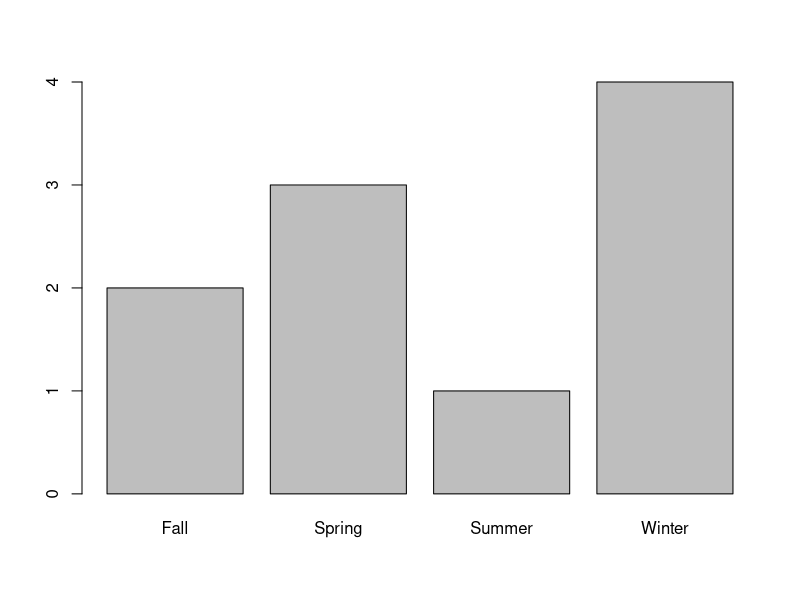
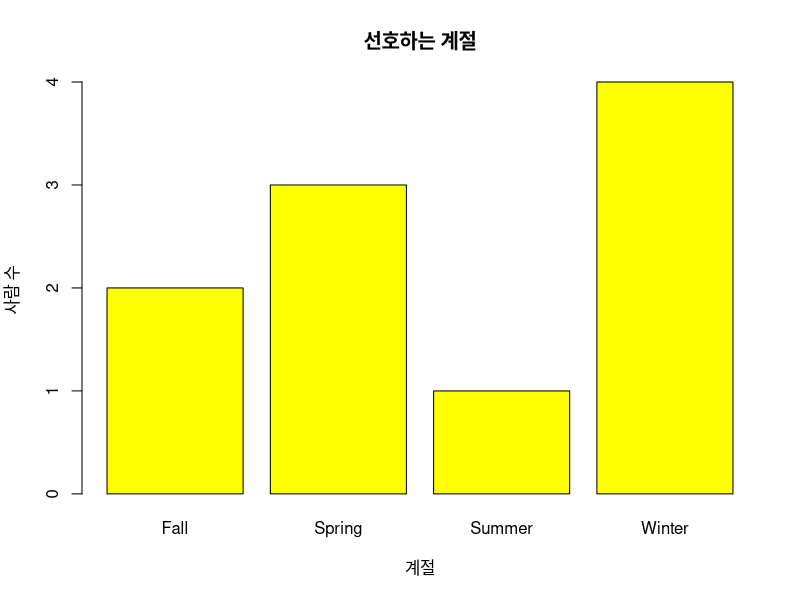
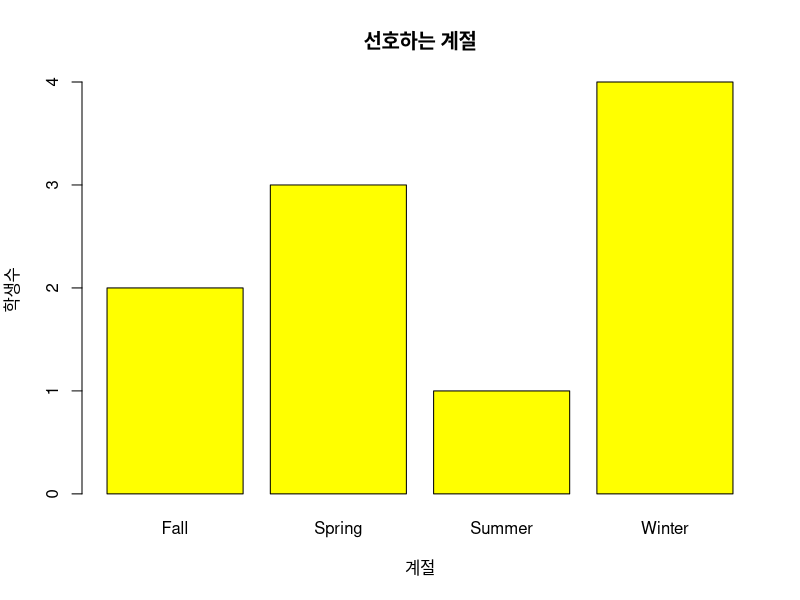
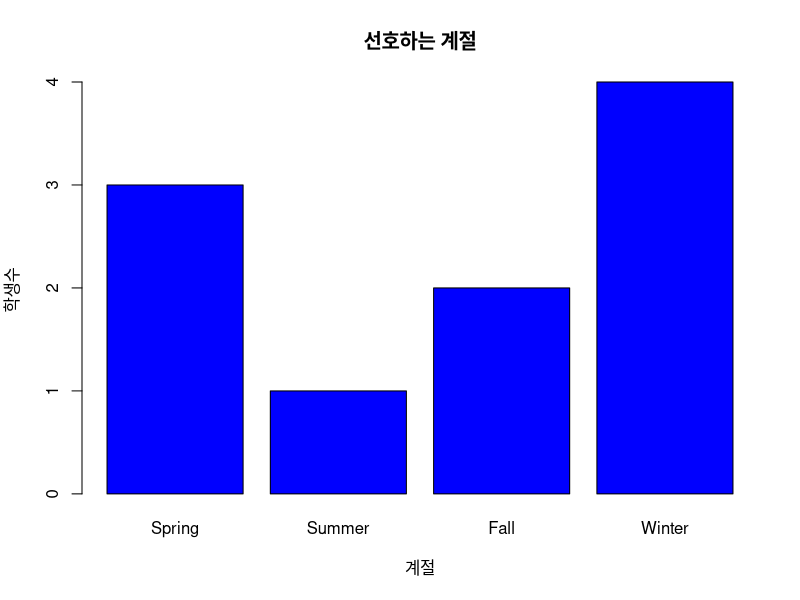
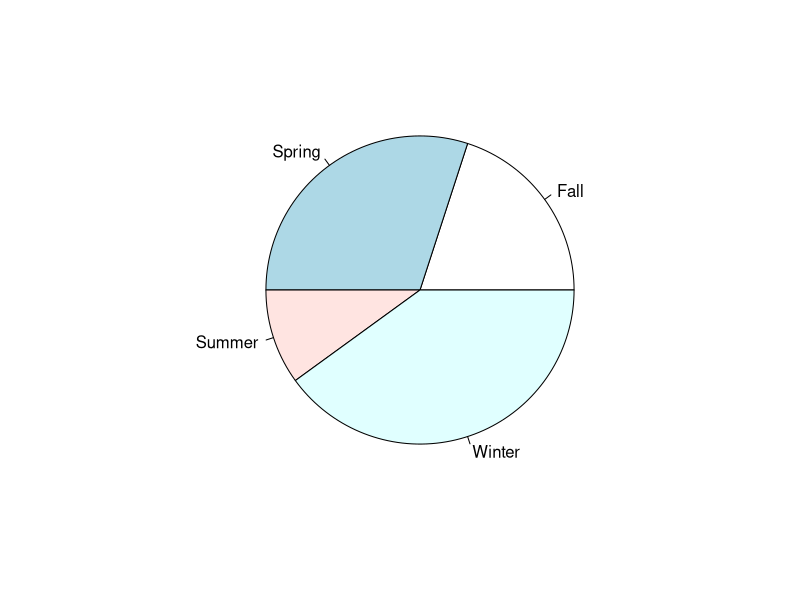
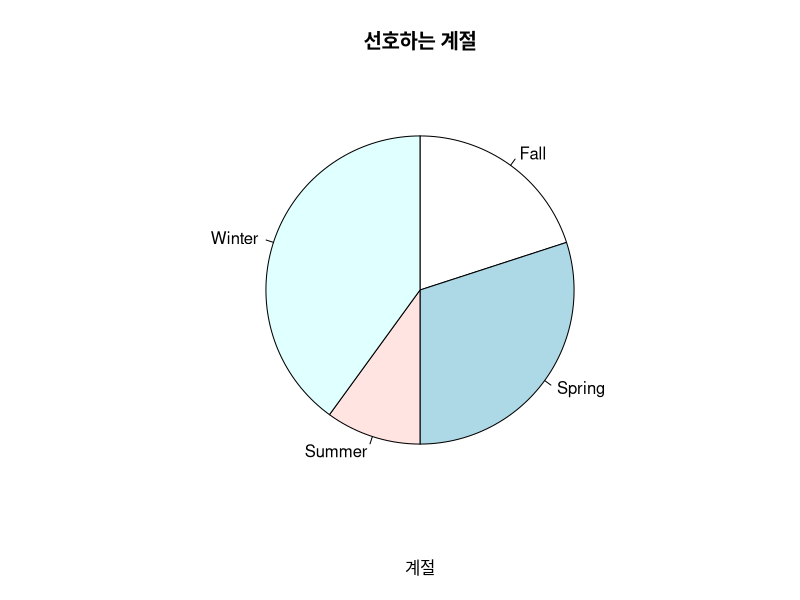
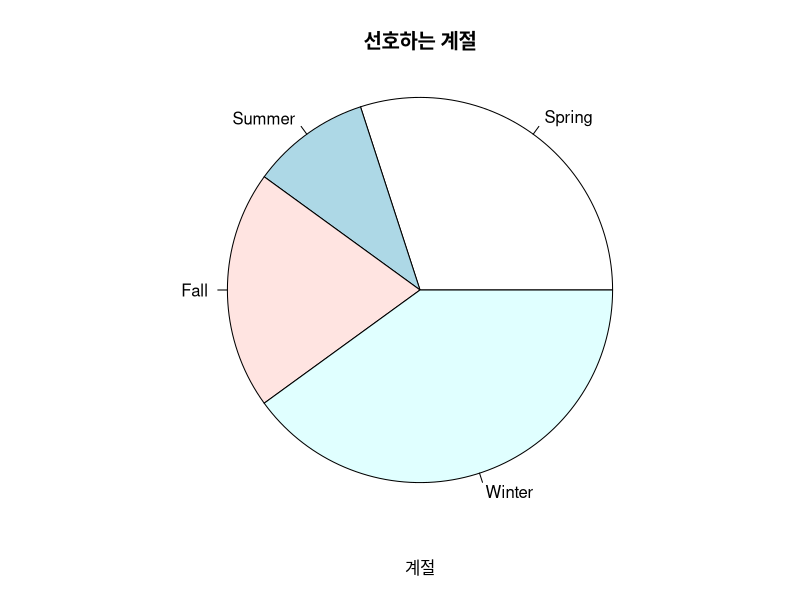
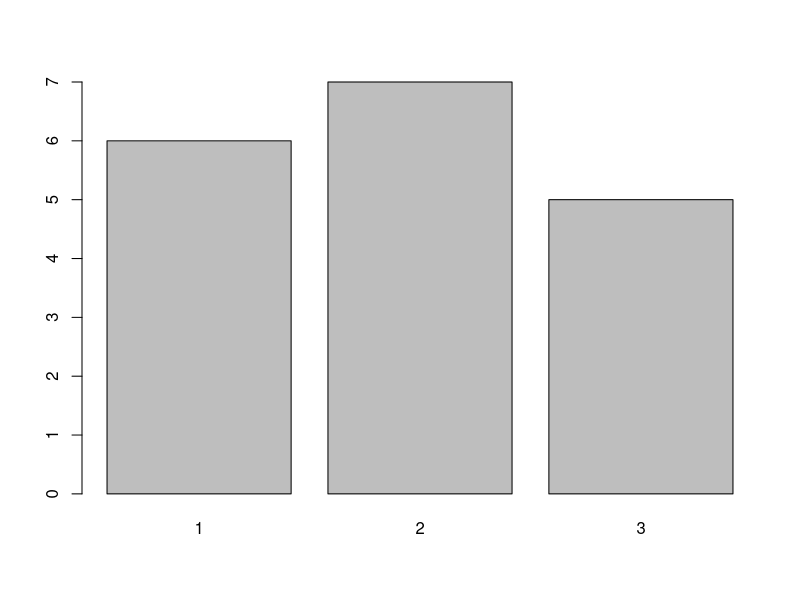

These charts were generated, in order, by the following R code:
### 1교시-1) 단일변수 - 범주형 자료
mid_score <- c(90,86,80,50) ## 하나의 변수로만 자료 제작


## 아래 설명 진행할 단일 변수 범주형 자료
favorite <- c('Winter','Summer','Spring','Fall','Winter','Spring','Spring','Fall','Winter','Winter')
favorite


## table()
y <- table(favorite) ## 표 만들기
x <- table(favorite)/length(favorite)
x ## 상대 도수 분포표
y ## 도수 분포표


## barplot(table 처리된 값)
barplot(y) ## 막대그래프 작성 함수
barplot(y, main='선호하는 계절', xlab='계절', ylab='사람 수', col='yellow') 
## 메인은 제목으로 적히는 것
## xlab은 x축 이름, ylab은 y축 이름
## col은 막대그래프의 색상
?barplot ## 옵션 다 외울 필요 없다.


## 값 순서 바꾸기
y.new <- y[c(2,3,1,4)]
y.new
y
y.new

barplot(y, main='선호하는 계절', xlab='계절', ylab='학생수', col='yellow')
barplot(y.new, main='선호하는 계절', xlab='계절', ylab='학생수', col='blue')


## pie(table 처리된 값)
pie(y)
pie(y, main='선호하는 계절', xlab='계절', clockwise = T)
pie(y.new, main='선호하는 계절', xlab='계절', clockwise = F, radius = 1)
## clockwise는 시계, 반시계 방향, radius는 표의 크기(기본 0.8, 1까지 보임)
?pie ## 옵션 다 외울 필요 없다.


## table, pie, names 예시
favorite.color <- c(1,2,3,3,2,2,2,2,1,1,1,1,2,2,3,3,3,1)
ds.color <- table(favorite.color)
barplot(ds.color)

colors1 <- c('green','red','blue') ## 색상 이름 지정
barplot(ds.color, col=colors1) ## 도표의 색상을 벡터로 입력

names(ds.color) <- colors1 ## 색상 벡터로 이름 지정
barplot(ds.color, col=colors1, main='선호하는 색상',xlab='색상',ylab='학생수')

ds.color
pie(ds.color, col=colors1, main='선호하는 색상')



### 1교시-2) 단일변수 - 연속형 자료(평균, 중앙값, 절사평균, 사분위수, 산포, 분산, 표준편차)
weight <- c(70,80,60,78,82)
weight.heavy <- c(weight, 150)
weight.heavy

mean(weight)
mean(weight.heavy) ## 150이라는 큰 차이가 나는 특이값 때문에 평균 차이 많이 남

median(weight) ## 그럴 땐 미디언이 최선책
median(weight.heavy) ## 특이값의 영향을 그나마 덜 받아서 크게 차이 안 남

mean(weight, trim = 0.2) ## 절사평균
mean(weight.heavy, trim = 0.2)

quantile(weight.heavy) ## 사분위에 해당하는 숫자 나타냄
summary(weight.heavy) ## 사분위, 최소, 최대, 평균, 중앙값 모두 나타냄. 가장 중요

quantile(weight.heavy, (0:10)/10) ## 10등분으로 표시

var(weight.heavy) ## 
sd(weight.heavy)
mean(weight.heavy)
range(weight.heavy) ## 최소, 최대 한 번에 출력
diff(range(weight.heavy))
min(weight.heavy)
max(weight.heavy)


## 히스토그램, hist()
x <- cars[,2]
x
?hist
hist(x)
hist(x, main='제동거리', xlab='제동거리', ylab='빈도수', border = 'red', col='green', las=3)
## las는 x, y축의 값 방향 정렬
## breaks는 막대의 갯수를 조절하는 것. 여기선 값이 적어서 다 적용이 안 됨.


## boxplot()
boxplot(x)
## 굵은 선이 중앙값
## 실선은 최소, 최대값
## 동그라미는 특이값(아웃라인)
## 회색 네모 아래는 사분위 Q1, 네모 위는 Q3
boxplot.stats(x) ## 정보 요약해서 출력



## 예시
a <- c(1,4,5,2,8,9,6,3)
b <- c(3,4,1,12,18,29,16,13)
c <- c(10,14,1,1,3,5,6,0)
df <- data.frame(a,b,c)
df
boxplot(df) ## 데이터 프레임 각각의 박스를 그릴 수 있음


View(iris)
boxplot(iris$Petal.Length~Species, data=iris) ## 물결 앞은 y, 뒤는 x축으로 생성.



### 2교시-1) 다중변수(산점도) 범주형 자료
## 2개 이상의 변수로 도표 생성

## 산점도, plot(,)
x <- cars$speed
y <- cars$dist
plot(x,y, main='속도에 대한 제동거리', xlab='속도',ylab='제동거리',col='red', pch=19)
## pch는 점의 모양을 바꾸는 것. 형태 모두 암기할 필요는 없음.
## 그림 보고 맞는 코드 짤 줄은 알아야 함.
plot(cars[,c('speed','dist')])
plot(dist~speed, data=cars) ## 열 이름만 적으면 data 지정 필요
plot(cars$dist~cars$speed, col='green', pch=20) ## 자료$열 적으면 data= 불필요


## 산점도, pairs()
View(mtcars)
vars <- c('mpg','wt','disp','drat')
target <- mtcars[,vars]
View(target)
pairs(target) ## 위 네 가지 자료에 대해 두 가지씩 비교해 x, y 관계를 나타냄


## 예시
x <- iris[,3:4]
x
View(x)
iris$Species
point <- as.numeric(iris$Species) ## 문자열 자료를 종류별로 숫자로 바꿔 버림
point

colors <- c('red','green','blue')
plot(x, col=colors[point], pch=point) ## 모양과 색상을 종류별로 다르게 나타냄
## plot은 반복문으로 하나씩 찍어내는 건데 빠른 속도로 한 번에 출력되는 것처럼 보임.


## 상관분석(우상향 그래프=양, 우하향 그래프=음, 직선 아닌 그래프=관계가 없다)
## 상관계수(피어슨 상관계수= -1<r<1, 1이나 -1에 가까울 수록 의미있는 값. 0에 가까울수록 의미x)

## 상관계수 예시 1
plot(cars$dist~cars$speed, pch=20) ## 해당 자료와 동일한 값들로 아래 진행
res <- lm(cars$dist~cars$speed)
res ## 아래처럼 값 표시
#Call:
#  lm(formula = cars$dist ~ cars$speed)

#Coefficients:
#  (Intercept)   cars$speed  
#-17.579        3.932  
abline(res) ## 직선 그리는 함수
cor(cars$speed,cars$dist) ## 0.8068949 >> 양의 상관관계

## 상관계수 예시 2
res1 <- lm(iris$Petal.Width~iris$Petal.Length)
res1
abline(res1)
cor(iris$Petal.Length, iris$Petal.Width) ## 0.9628654 >> 더욱 양의 상관관계가 있다
cor(iris[,1:4])



### 2교시-2) 다중변수 연속형 자료
x <- 1:12
y <- c(3,5,7,1,10,4,2,5,7,10,11,12)
plot(x,y)
plot(x,y,type='s') 
## type = 'l' == 점 대신 선으로. 'b', 'o', 's' 있는데 암기까진 x
## lty = 점선, 실선 등의 선 종류. 그림 암기는 x.

z <- c(1,2,4,10,3,7,1,3,5,10,7,5) ## 그래프 겹쳐 그리고 싶을 때
lines(x,z, col='red') ## 기존 그래프, 추가할 자료. 다른 색으로 표시해 주는 게 좋음.



### 예시 1)
gender <- c('F','F','F','M','M','F','F','F','M','M')
table(gender)


### 예시 2)
gender <- c('F','F','F','M','M','F','F','F','M','M')
par(mfrow=c(1,2)) ## 그림 두 개 그리겠다는 것. 중요하지 않음.
gt <- table(gender)
gt
barplot(gt, main='gender_bar')
pie(gt, main='gender_pie')


### 예시 3)
score <- c(90,85,73,80,85,65,78,50,68,96)
mean(score)
median(score)
mean(score, trim=0.1)
sd(score)


### 예시 4)
score <- c(90,85,73,80,85,65,78,50,68,96)
hist(score, main='score_hist', xlab='성적',ylab='과목의 수',las=2)
boxplot(score, main='score_box')


### 예시 5)
point <- as.numeric(iris$Species)
color <- c('red','green','blue')
plot(iris$Sepal.Length, iris$Sepal.Width, main='iris_plot',col=color,pch=point)
## 또는 col=color[point]


### 예시 6)
year <- c(20144,20151,20152,20153,20154,20161,20162,20163,20164,20171,20172,20173)
men <- c(73.9,73.1,74.4,74.2,73.5,73,74.2,74.5,73.8,73.1,74.5,74.2)
women <- c(51.4,50.5,52.4,52.4,51.9,50.9,52.6,52.7,52.2,51.5,53.2,53.1)

plot(year, women, type='l',main='economic Participation',col='red',xlab='year',ylab='Percentage', ylim=c(50,80))
lines(year, men, col='blue',ylim=c(50,80))
## 순서 바꿔서 적어도 됨.
## ylim=c(50:80) == y축의 범위를 지정하는 것.
## xlim도 가능함.